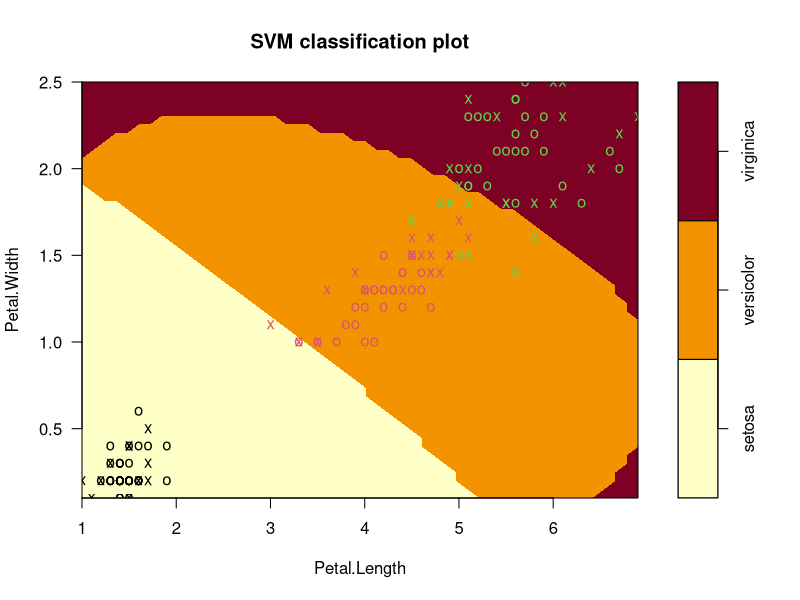

R code for this plot:
#install.packages("e1071")
library("e1071")

#shows first few (5 usually) rows in dataset
head(iris,5)

#Can use a data.frame (or any R object for the matter) without specifying the object name
#e.g. instead of "iris$Species" we can use simply "Species"
attach(iris)

x <- subset(iris, select=-Species)
y <- Species

svm_model <- svm(Species ~ ., data=iris)
summary(svm_model)

#Alternatively pass x, y instead
svm_model1 <- svm(x,y)
summary(svm_model1)

"
Small C makes the cost of misclassificaiton low ('soft margin', thus allowing more of them for the sake of wider 'cushion'
Large C makes the cost of misclassification high ('hard margin', thus forcing the algorithm to explain the input data stricter and potentially overfit.
"

pred <- predict(svm_model1, x)

# timer for see the time taken by predictions
system.time(pred <- predict(svm_model1, x))

table(pred,y)

svm_tune <- tune(svm, train.x=x, train.y=y, 
                 kernel="radial", ranges=list(cost=10^(-1:2), gamma=c(.5,1,2)))

print(svm_tune)

svm_model_after_tune <- svm(Species ~ ., data=iris, kernel="radial", cost=1, gamma=0.5)
summary(svm_model_after_tune)

pred <- predict(svm_model_after_tune,x)
system.time(predict(svm_model_after_tune,x))

"Use this variation [probability=TRUE] when Y is dichotomous (1/0, YES/NO type categorical variable)
Similar to Logistic Model

*******

svm_model2 <- svm(x,y,probability=TRUE)
predict(svm_model2,probability=TRUE)

*******
"

plot(svm_model_after_tune, iris, Petal.Width ~ Petal.Length, slice = list(Sepal.Width = 3, Sepal.Length = 4))

"
## a simple plot example with less than 2 variables 
data(cats, package = 'MASS')
m <- svm(Sex~., data = cats)
plot(m, cats)
"